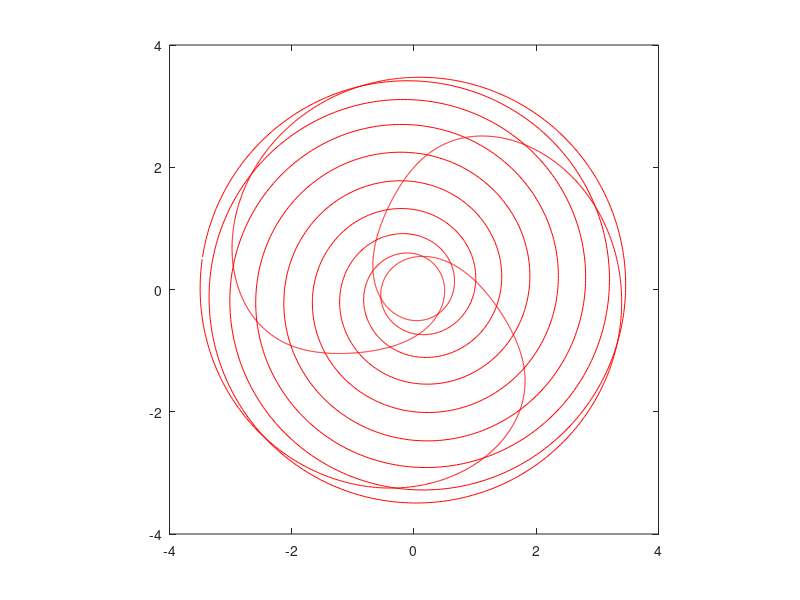
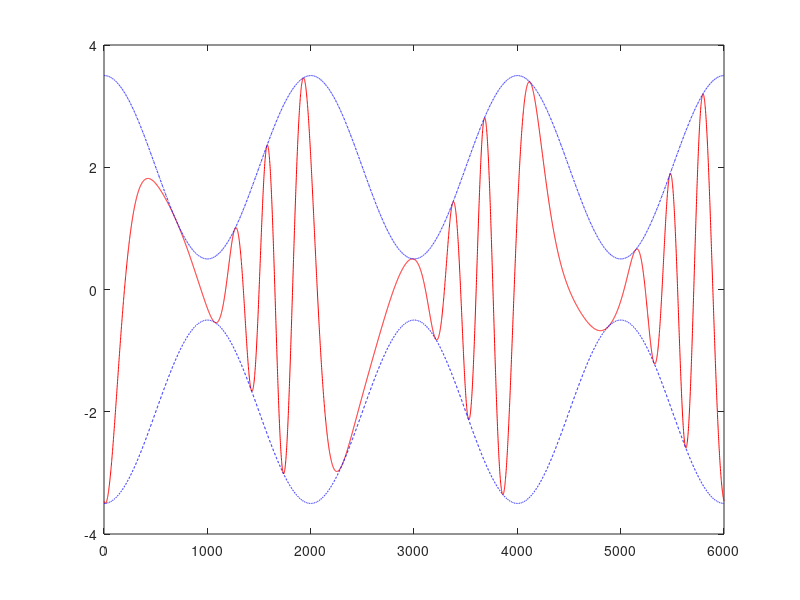
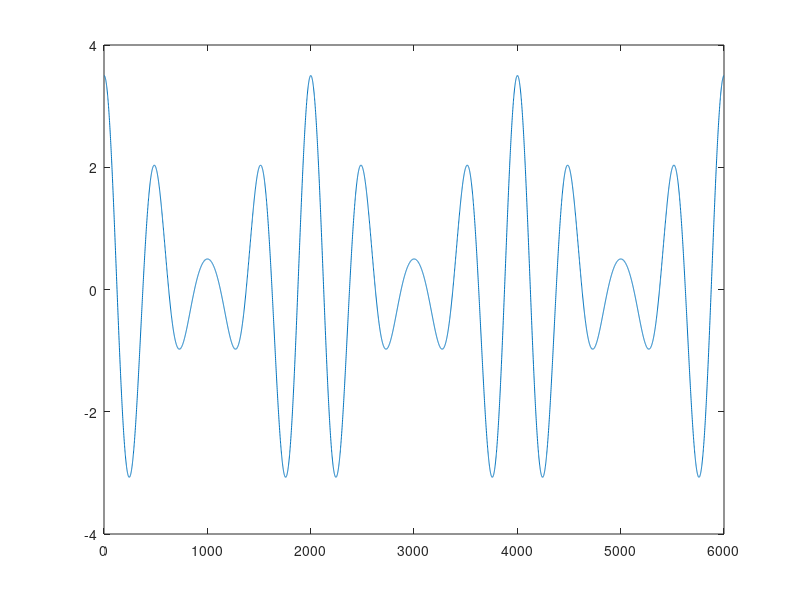
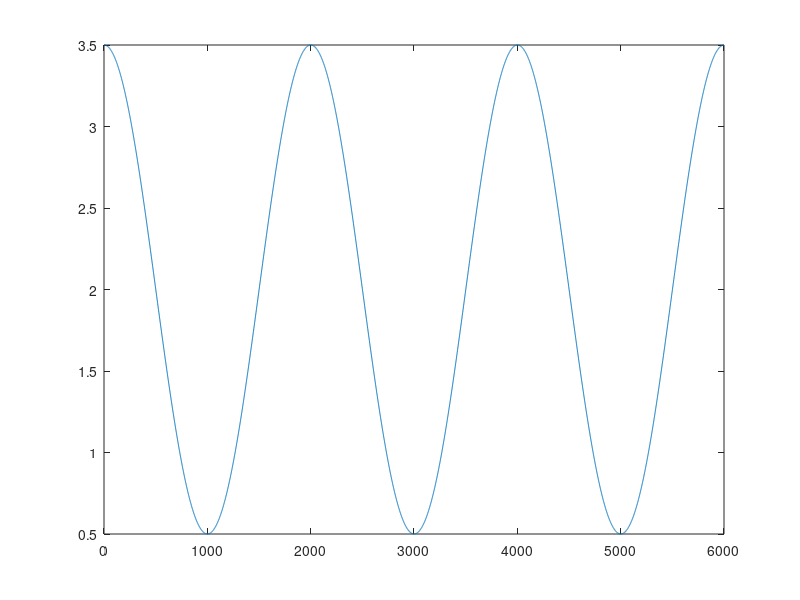

Write the MATLAB code that produced these figures, in order.
close all;
clear all;
clc;
%graphics_toolkit('gnuplot');
graphics_toolkit('qt');
N=6000;
t=[0:N-1]'*2*pi/N;

r=cos(3*t)*1.5+2;
th=t*11+cos(3*t)*3;
z=r.*exp(1i*th);
figure;plot(real(z),imag(z),'r');axis square
figure;plot(real(z),'r',r,'b-.',-r,'b--')
figure;plot(r.*cos(12*t))
figure;plot(r)